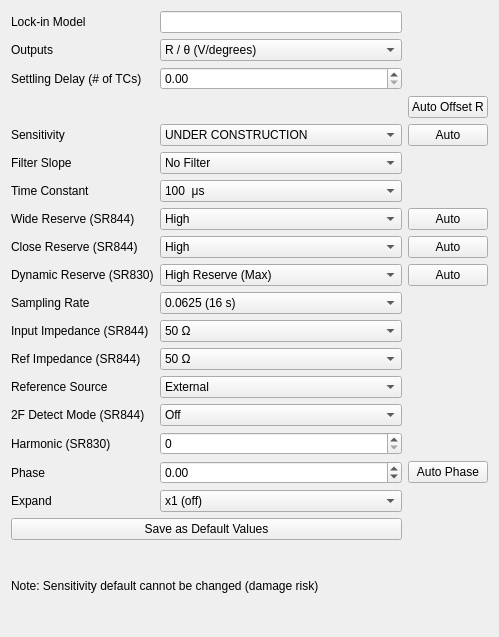
         <widget class="QWidget" name="scrollAreaWidgetContents_2">
          <property name="geometry">
           <rect>
            <x>0</x>
            <y>0</y>
            <width>499</width>
            <height>637</height>
           </rect>
          </property>
          <layout class="QGridLayout" name="gridLayout">
           <item row="3" column="0">
            <widget class="QLabel" name="label_2">
             <property name="text">
              <string>Outputs</string>
             </property>
            </widget>
           </item>
           <item row="11" column="2">
            <widget class="QPushButton" name="auto_creserve_btn">
             <property name="text">
              <string>Auto</string>
             </property>
            </widget>
           </item>
           <item row="14" column="1">
            <widget class="CustomComboBox" name="input_impedance_combobox">
             <item>
              <property name="text">
               <string>50 Ω</string>
              </property>
             </item>
             <item>
              <property name="text">
               <string>1 MΩ / 30 pF</string>
              </property>
             </item>
            </widget>
           </item>
           <item row="19" column="1">
            <widget class="CustomDoubleSpinBox" name="phase_spinner">
             <property name="keyboardTracking">
              <bool>false</bool>
             </property>
             <property name="minimum">
              <double>-180.000000000000000</double>
             </property>
             <property name="maximum">
              <double>180.000000000000000</double>
             </property>
            </widget>
           </item>
           <item row="18" column="0">
            <widget class="QLabel" name="label_20">
             <property name="text">
              <string>Harmonic (SR830)</string>
             </property>
            </widget>
           </item>
           <item row="12" column="1">
            <widget class="CustomComboBox" name="dynamic_reserve_combobox">
             <item>
              <property name="text">
               <string>High Reserve (Max)</string>
              </property>
             </item>
             <item>
              <property name="text">
               <string>Normal</string>
              </property>
             </item>
             <item>
              <property name="text">
               <string>Low Noise (Min)</string>
              </property>
             </item>
            </widget>
           </item>
           <item row="12" column="2">
            <widget class="QPushButton" name="auto_dyn_reserve_btn">
             <property name="text">
              <string>Auto</string>
             </property>
            </widget>
           </item>
           <item row="21" column="0" colspan="2">
            <widget class="QPushButton" name="save_as_dflt_btn">
             <property name="text">
              <string>Save as Default Values</string>
             </property>
            </widget>
           </item>
           <item row="11" column="1">
            <widget class="CustomComboBox" name="close_reserve_combobox">
             <item>
              <property name="text">
               <string>High</string>
              </property>
             </item>
             <item>
              <property name="text">
               <string>Normal</string>
              </property>
             </item>
             <item>
              <property name="text">
               <string>Low Noise</string>
              </property>
             </item>
             <item>
              <property name="text">
               <string>Auto</string>
              </property>
             </item>
            </widget>
           </item>
           <item row="9" column="0">
            <widget class="QLabel" name="label_4">
             <property name="text">
              <string>Time Constant</string>
             </property>
            </widget>
           </item>
           <item row="6" column="1">
            <widget class="CustomComboBox" name="sensitivity_combobox">
             <item>
              <property name="text">
               <string>UNDER CONSTRUCTION</string>
              </property>
             </item>
            </widget>
           </item>
           <item row="13" column="0">
            <widget class="QLabel" name="label_5">
             <property name="text">
              <string>Sampling Rate</string>
             </property>
            </widget>
           </item>
           <item row="8" column="0">
            <widget class="QLabel" name="label_15">
             <property name="text">
              <string>Filter Slope</string>
             </property>
            </widget>
           </item>
           <item row="5" column="2">
            <widget class="QPushButton" name="auto_offset_btn">
             <property name="text">
              <string>Auto Offset R</string>
             </property>
            </widget>
           </item>
           <item row="19" column="0">
            <widget class="QLabel" name="label_11">
             <property name="text">
              <string>Phase</string>
             </property>
            </widget>
           </item>
           <item row="14" column="0">
            <widget class="QLabel" name="label_6">
             <property name="text">
              <string>Input Impedance (SR844)</string>
             </property>
            </widget>
           </item>
           <item row="15" column="0">
            <widget class="QLabel" name="label_9">
             <property name="text">
              <string>Ref Impedance (SR844)</string>
             </property>
            </widget>
           </item>
           <item row="20" column="0">
            <widget class="QLabel" name="label_8">
             <property name="text">
              <string>Expand</string>
             </property>
            </widget>
           </item>
           <item row="17" column="1">
            <widget class="CustomComboBox" name="sr844_harmonic_combobox">
             <item>
              <property name="text">
               <string>Off</string>
              </property>
             </item>
             <item>
              <property name="text">
               <string>On</string>
              </property>
             </item>
            </widget>
           </item>
           <item row="10" column="0">
            <widget class="QLabel" name="label">
             <property name="text">
              <string>Wide Reserve (SR844)</string>
             </property>
            </widget>
           </item>
           <item row="11" column="0">
            <widget class="QLabel" name="label_7">
             <property name="text">
              <string>Close Reserve (SR844)</string>
             </property>
            </widget>
           </item>
           <item row="3" column="1">
            <widget class="CustomComboBox" name="outputs_combobox">
             <item>
              <property name="text">
               <string>R / θ (V/degrees)</string>
              </property>
             </item>
             <item>
              <property name="text">
               <string>X / Y</string>
              </property>
             </item>
             <item>
              <property name="text">
               <string>Manual</string>
              </property>
             </item>
            </widget>
           </item>
           <item row="20" column="1">
            <widget class="CustomComboBox" name="expand_combobox">
             <item>
              <property name="text">
               <string>x1 (off)</string>
              </property>
             </item>
             <item>
              <property name="text">
               <string>x10</string>
              </property>
             </item>
             <item>
              <property name="text">
               <string>x100</string>
              </property>
             </item>
            </widget>
           </item>
           <item row="12" column="0">
            <widget class="QLabel" name="label_18">
             <property name="text">
              <string>Dynamic Reserve (SR830)</string>
             </property>
            </widget>
           </item>
           <item row="8" column="1">
            <widget class="CustomComboBox" name="filter_slope_combobox">
             <item>
              <property name="text">
               <string>No Filter</string>
              </property>
             </item>
             <item>
              <property name="text">
               <string>6 dB/Octave</string>
              </property>
             </item>
             <item>
              <property name="text">
               <string>12 dB/Octave</string>
              </property>
             </item>
             <item>
              <property name="text">
               <string>18 dB/Octave</string>
              </property>
             </item>
             <item>
              <property name="text">
               <string>24 dB/Octave</string>
              </property>
             </item>
            </widget>
           </item>
           <item row="9" column="1">
            <widget class="CustomComboBox" name="time_constant_combobox">
             <item>
              <property name="text">
               <string>100  μs</string>
              </property>
             </item>
             <item>
              <property name="text">
               <string>300  μs</string>
              </property>
             </item>
             <item>
              <property name="text">
               <string>1     ms</string>
              </property>
             </item>
             <item>
              <property name="text">
               <string>3     ms</string>
              </property>
             </item>
             <item>
              <property name="text">
               <string>10   ms</string>
              </property>
             </item>
             <item>
              <property name="text">
               <string>30   ms</string>
              </property>
             </item>
             <item>
              <property name="text">
               <string>100 ms</string>
              </property>
             </item>
             <item>
              <property name="text">
               <string>300 ms</string>
              </property>
             </item>
             <item>
              <property name="text">
               <string>1        s</string>
              </property>
             </item>
             <item>
              <property name="text">
               <string>3        s</string>
              </property>
             </item>
             <item>
              <property name="text">
               <string>10      s</string>
              </property>
             </item>
             <item>
              <property name="text">
               <string>30      s</string>
              </property>
             </item>
             <item>
              <property name="text">
               <string>100    s</string>
              </property>
             </item>
             <item>
              <property name="text">
               <string>300    s</string>
              </property>
             </item>
             <item>
              <property name="text">
               <string>1      ks</string>
              </property>
             </item>
             <item>
              <property name="text">
               <string>3      ks</string>
              </property>
             </item>
             <item>
              <property name="text">
               <string>10    ks</string>
              </property>
             </item>
             <item>
              <property name="text">
               <string>30    ks</string>
              </property>
             </item>
            </widget>
           </item>
           <item row="15" column="1">
            <widget class="CustomComboBox" name="ref_impedance_combobox">
             <item>
              <property name="text">
               <string>50 Ω</string>
              </property>
             </item>
             <item>
              <property name="text">
               <string>10 kΩ / 40 pF</string>
              </property>
             </item>
            </widget>
           </item>
           <item row="0" column="1">
            <widget class="QLineEdit" name="lockin_model_lineedit">
             <property name="readOnly">
              <bool>true</bool>
             </property>
            </widget>
           </item>
           <item row="10" column="2">
            <widget class="QPushButton" name="auto_wreserve_btn">
             <property name="text">
              <string>Auto</string>
             </property>
            </widget>
           </item>
           <item row="22" column="0" colspan="2">
            <widget class="QLabel" name="label_12">
             <property name="text">
              <string>Note: Sensitivity default cannot be changed (damage risk)</string>
             </property>
            </widget>
           </item>
           <item row="10" column="1">
            <widget class="CustomComboBox" name="wide_reserve_combobox">
             <item>
              <property name="text">
               <string>High</string>
              </property>
             </item>
             <item>
              <property name="text">
               <string>Normal</string>
              </property>
             </item>
             <item>
              <property name="text">
               <string>Low Noise</string>
              </property>
             </item>
            </widget>
           </item>
           <item row="16" column="0">
            <widget class="QLabel" name="label_10">
             <property name="text">
              <string>Reference Source</string>
             </property>
            </widget>
           </item>
           <item row="6" column="2">
            <widget class="QPushButton" name="auto_sens_btn">
             <property name="text">
              <string>Auto</string>
             </property>
            </widget>
           </item>
           <item row="17" column="0">
            <widget class="QLabel" name="label_19">
             <property name="text">
              <string>2F Detect Mode (SR844)</string>
             </property>
            </widget>
           </item>
           <item row="18" column="1">
            <widget class="CustomSpinBox" name="harmonic_spinner">
             <property name="keyboardTracking">
              <bool>false</bool>
             </property>
            </widget>
           </item>
           <item row="6" column="0">
            <widget class="QLabel" name="label_3">
             <property name="text">
              <string>Sensitivity</string>
             </property>
            </widget>
           </item>
           <item row="19" column="2">
            <widget class="QPushButton" name="auto_phase_btn">
             <property name="text">
              <string>Auto Phase</string>
             </property>
            </widget>
           </item>
           <item row="16" column="1">
            <widget class="CustomComboBox" name="ref_source_combobox">
             <item>
              <property name="text">
               <string>External</string>
              </property>
             </item>
             <item>
              <property name="text">
               <string>Internal</string>
              </property>
             </item>
            </widget>
           </item>
           <item row="13" column="1">
            <widget class="CustomComboBox" name="sampling_rate_combobox">
             <item>
              <property name="text">
               <string>0.0625 (16 s)</string>
              </property>
             </item>
             <item>
              <property name="text">
               <string>0.125 (8 s)</string>
              </property>
             </item>
             <item>
              <property name="text">
               <string>0.250 (4 s)</string>
              </property>
             </item>
             <item>
              <property name="text">
               <string>0.500 (2 s)</string>
              </property>
             </item>
             <item>
              <property name="text">
               <string>1</string>
              </property>
             </item>
             <item>
              <property name="text">
               <string>2</string>
              </property>
             </item>
             <item>
              <property name="text">
               <string>4</string>
              </property>
             </item>
             <item>
              <property name="text">
               <string>8</string>
              </property>
             </item>
             <item>
              <property name="text">
               <string>16</string>
              </property>
             </item>
             <item>
              <property name="text">
               <string>32</string>
              </property>
             </item>
             <item>
              <property name="text">
               <string>64</string>
              </property>
             </item>
             <item>
              <property name="text">
               <string>128</string>
              </property>
             </item>
             <item>
              <property name="text">
               <string>256</string>
              </property>
             </item>
             <item>
              <property name="text">
               <string>512</string>
              </property>
             </item>
             <item>
              <property name="text">
               <string>Trigger</string>
              </property>
             </item>
            </widget>
           </item>
           <item row="0" column="0">
            <widget class="QLabel" name="label_17">
             <property name="text">
              <string>Lock-in Model</string>
             </property>
            </widget>
           </item>
           <item row="4" column="0">
            <widget class="QLabel" name="label_49">
             <property name="text">
              <string>Settling Delay (# of TCs)</string>
             </property>
            </widget>
           </item>
           <item row="4" column="1">
            <widget class="CustomDoubleSpinBox" name="lockin_delay_scale_spinner">
             <property name="keyboardTracking">
              <bool>false</bool>
             </property>
            </widget>
           </item>
          </layout>
         </widget>
